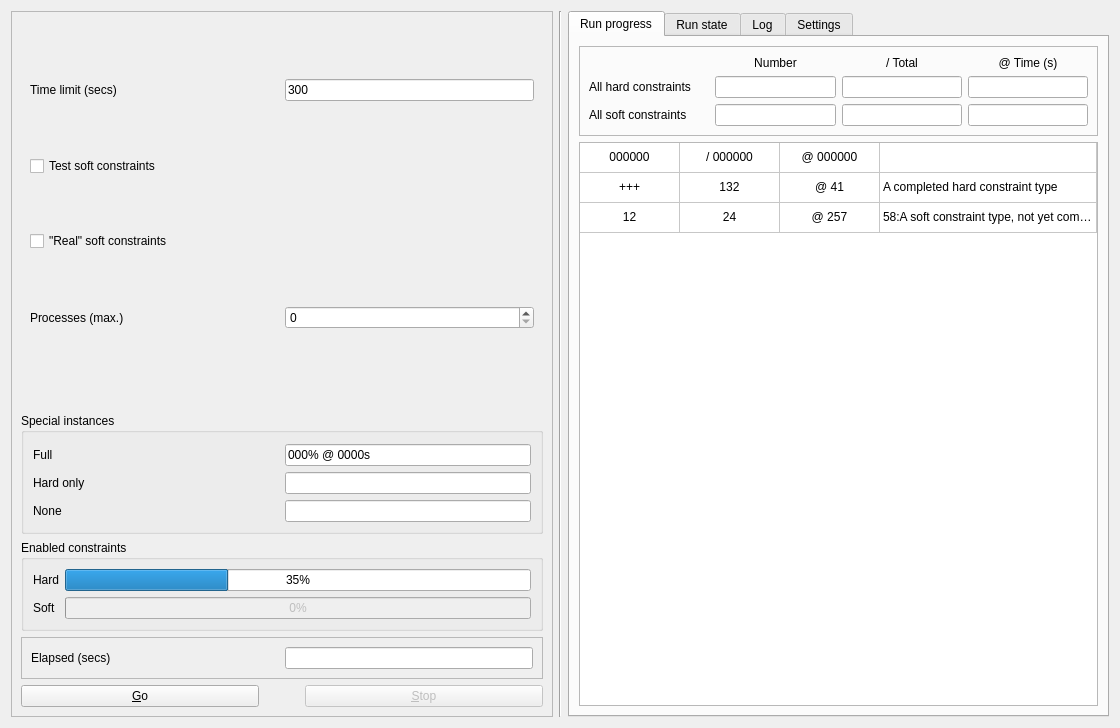
<?xml version="1.0" encoding="UTF-8"?>
<ui version="4.0">
 <class>FetRunner</class>
 <widget class="QWidget" name="FetRunner">
  <property name="geometry">
   <rect>
    <x>0</x>
    <y>0</y>
    <width>1120</width>
    <height>728</height>
   </rect>
  </property>
  <property name="sizePolicy">
   <sizepolicy hsizetype="MinimumExpanding" vsizetype="MinimumExpanding">
    <horstretch>0</horstretch>
    <verstretch>0</verstretch>
   </sizepolicy>
  </property>
  <property name="windowTitle">
   <string notr="true">fetrunner</string>
  </property>
  <layout class="QHBoxLayout" name="horizontalLayout_2">
   <item>
    <widget class="QFrame" name="frame_left">
     <property name="frameShape">
      <enum>QFrame::Shape::StyledPanel</enum>
     </property>
     <property name="frameShadow">
      <enum>QFrame::Shadow::Raised</enum>
     </property>
     <layout class="QVBoxLayout" name="verticalLayout" stretch="1,0,0,0,0">
      <item>
       <widget class="QFrame" name="frame_parameters">
        <layout class="QGridLayout" name="gridLayout_5">
         <item row="3" column="1">
          <widget class="QSpinBox" name="tt_processes"/>
         </item>
         <item row="0" column="0">
          <widget class="QLabel" name="label_3">
           <property name="text">
            <string>Time limit (secs)</string>
           </property>
          </widget>
         </item>
         <item row="1" column="0" colspan="2">
          <widget class="QCheckBox" name="tt_skip_hard">
           <property name="toolTip">
            <string>All hard constraints enabled, set this only if they are all fulfillable.</string>
           </property>
           <property name="text">
            <string>Test soft constraints</string>
           </property>
          </widget>
         </item>
         <item row="3" column="0">
          <widget class="QLabel" name="label_7">
           <property name="text">
            <string>Processes (max.)</string>
           </property>
          </widget>
         </item>
         <item row="0" column="1">
          <widget class="QLineEdit" name="tt_timeout">
           <property name="sizePolicy">
            <sizepolicy hsizetype="Ignored" vsizetype="Fixed">
             <horstretch>0</horstretch>
             <verstretch>0</verstretch>
            </sizepolicy>
           </property>
           <property name="text">
            <string notr="true">300</string>
           </property>
          </widget>
         </item>
         <item row="4" column="1">
          <spacer name="horizontalSpacer_4">
           <property name="orientation">
            <enum>Qt::Orientation::Vertical</enum>
           </property>
           <property name="sizeType">
            <enum>QSizePolicy::Policy::Fixed</enum>
           </property>
           <property name="sizeHint" stdset="0">
            <size>
             <width>80</width>
             <height>20</height>
            </size>
           </property>
          </spacer>
         </item>
         <item row="2" column="0" colspan="2">
          <widget class="QCheckBox" name="tt_real_soft">
           <property name="toolTip">
            <string>Soft constraints will retain their original weights (otherwise they are changed to be hard when running an instance).</string>
           </property>
           <property name="text">
            <string>&quot;Real&quot; soft constraints</string>
           </property>
          </widget>
         </item>
         <item row="4" column="0">
          <spacer name="verticalSpacer">
           <property name="orientation">
            <enum>Qt::Orientation::Vertical</enum>
           </property>
           <property name="sizeType">
            <enum>QSizePolicy::Policy::Fixed</enum>
           </property>
           <property name="sizeHint" stdset="0">
            <size>
             <width>20</width>
             <height>20</height>
            </size>
           </property>
          </spacer>
         </item>
        </layout>
       </widget>
      </item>
      <item>
       <widget class="QGroupBox" name="groupBox">
        <property name="toolTip">
         <string>Instances (runs) with fixed selections of constraints.</string>
        </property>
        <property name="title">
         <string>Special instances</string>
        </property>
        <layout class="QGridLayout" name="gridLayout">
         <item row="3" column="1">
          <widget class="QLineEdit" name="progress_unconstrained">
           <property name="sizePolicy">
            <sizepolicy hsizetype="Ignored" vsizetype="Fixed">
             <horstretch>0</horstretch>
             <verstretch>0</verstretch>
            </sizepolicy>
           </property>
           <property name="minimumSize">
            <size>
             <width>100</width>
             <height>0</height>
            </size>
           </property>
           <property name="toolTip">
            <string/>
           </property>
           <property name="readOnly">
            <bool>true</bool>
           </property>
          </widget>
         </item>
         <item row="2" column="1">
          <widget class="QLineEdit" name="progress_hard_only">
           <property name="sizePolicy">
            <sizepolicy hsizetype="Ignored" vsizetype="Fixed">
             <horstretch>0</horstretch>
             <verstretch>0</verstretch>
            </sizepolicy>
           </property>
           <property name="minimumSize">
            <size>
             <width>100</width>
             <height>0</height>
            </size>
           </property>
           <property name="toolTip">
            <string/>
           </property>
           <property name="readOnly">
            <bool>true</bool>
           </property>
          </widget>
         </item>
         <item row="3" column="0">
          <widget class="QLabel" name="label_15">
           <property name="toolTip">
            <string>No constraints are enabled.</string>
           </property>
           <property name="text">
            <string>None</string>
           </property>
          </widget>
         </item>
         <item row="1" column="1">
          <widget class="QLineEdit" name="progress_complete">
           <property name="sizePolicy">
            <sizepolicy hsizetype="Ignored" vsizetype="Fixed">
             <horstretch>0</horstretch>
             <verstretch>0</verstretch>
            </sizepolicy>
           </property>
           <property name="minimumSize">
            <size>
             <width>100</width>
             <height>0</height>
            </size>
           </property>
           <property name="toolTip">
            <string/>
           </property>
           <property name="text">
            <string notr="true">000% @ 0000s</string>
           </property>
           <property name="readOnly">
            <bool>true</bool>
           </property>
          </widget>
         </item>
         <item row="1" column="0">
          <widget class="QLabel" name="label_13">
           <property name="toolTip">
            <string>All constraints are enabled.</string>
           </property>
           <property name="text">
            <string>Full</string>
           </property>
          </widget>
         </item>
         <item row="0" column="1">
          <spacer name="horizontalSpacer_5">
           <property name="orientation">
            <enum>Qt::Orientation::Horizontal</enum>
           </property>
           <property name="sizeType">
            <enum>QSizePolicy::Policy::Fixed</enum>
           </property>
           <property name="sizeHint" stdset="0">
            <size>
             <width>150</width>
             <height>2</height>
            </size>
           </property>
          </spacer>
         </item>
         <item row="2" column="0">
          <widget class="QLabel" name="label_14">
           <property name="toolTip">
            <string>All hard constraints are enabled, no soft constraints.</string>
           </property>
           <property name="text">
            <string>Hard only</string>
           </property>
          </widget>
         </item>
        </layout>
       </widget>
      </item>
      <item>
       <widget class="QGroupBox" name="groupBox_2">
        <property name="sizePolicy">
         <sizepolicy hsizetype="MinimumExpanding" vsizetype="Fixed">
          <horstretch>0</horstretch>
          <verstretch>0</verstretch>
         </sizepolicy>
        </property>
        <property name="toolTip">
         <string>Overall progress, showing percentage of hard and soft constraints which have been &quot;accepted&quot;.</string>
        </property>
        <property name="title">
         <string>Enabled constraints</string>
        </property>
        <layout class="QFormLayout" name="formLayout_2">
         <item row="1" column="0">
          <widget class="QLabel" name="label_hard">
           <property name="text">
            <string>Hard</string>
           </property>
          </widget>
         </item>
         <item row="2" column="0">
          <widget class="QLabel" name="label_soft">
           <property name="text">
            <string>Soft</string>
           </property>
          </widget>
         </item>
         <item row="1" column="1">
          <widget class="QProgressBar" name="progress_hard">
           <property name="maximum">
            <number>100</number>
           </property>
           <property name="value">
            <number>35</number>
           </property>
           <property name="textVisible">
            <bool>true</bool>
           </property>
           <property name="format">
            <string notr="true">%p%</string>
           </property>
          </widget>
         </item>
         <item row="2" column="1">
          <widget class="QProgressBar" name="progress_soft">
           <property name="enabled">
            <bool>false</bool>
           </property>
           <property name="minimum">
            <number>0</number>
           </property>
           <property name="maximum">
            <number>100</number>
           </property>
           <property name="value">
            <number>0</number>
           </property>
           <property name="textVisible">
            <bool>true</bool>
           </property>
           <property name="invertedAppearance">
            <bool>false</bool>
           </property>
           <property name="format">
            <string notr="true">%p%</string>
           </property>
          </widget>
         </item>
        </layout>
       </widget>
      </item>
      <item>
       <widget class="QFrame" name="frame_elapsed">
        <property name="frameShape">
         <enum>QFrame::Shape::StyledPanel</enum>
        </property>
        <property name="frameShadow">
         <enum>QFrame::Shadow::Raised</enum>
        </property>
        <layout class="QGridLayout" name="gridLayout_3">
         <item row="0" column="1">
          <widget class="QLineEdit" name="elapsed_time">
           <property name="sizePolicy">
            <sizepolicy hsizetype="Ignored" vsizetype="Fixed">
             <horstretch>0</horstretch>
             <verstretch>0</verstretch>
            </sizepolicy>
           </property>
           <property name="text">
            <string/>
           </property>
           <property name="readOnly">
            <bool>true</bool>
           </property>
          </widget>
         </item>
         <item row="0" column="0">
          <widget class="QLabel" name="label_5">
           <property name="text">
            <string>Elapsed (secs)</string>
           </property>
          </widget>
         </item>
        </layout>
       </widget>
      </item>
      <item>
       <layout class="QHBoxLayout" name="horizontalLayout" stretch="0,0,0">
        <item>
         <widget class="QPushButton" name="pb_go">
          <property name="text">
           <string>&amp;Go</string>
          </property>
         </widget>
        </item>
        <item>
         <spacer name="horizontalSpacer_2">
          <property name="orientation">
           <enum>Qt::Orientation::Vertical</enum>
          </property>
          <property name="sizeType">
           <enum>QSizePolicy::Policy::Fixed</enum>
          </property>
          <property name="sizeHint" stdset="0">
           <size>
            <width>40</width>
            <height>20</height>
           </size>
          </property>
         </spacer>
        </item>
        <item>
         <widget class="QPushButton" name="pb_stop">
          <property name="enabled">
           <bool>false</bool>
          </property>
          <property name="text">
           <string>&amp;Stop</string>
          </property>
         </widget>
        </item>
       </layout>
      </item>
     </layout>
    </widget>
   </item>
   <item>
    <widget class="Line" name="line">
     <property name="orientation">
      <enum>Qt::Orientation::Vertical</enum>
     </property>
    </widget>
   </item>
   <item>
    <widget class="QTabWidget" name="tabWidget">
     <property name="currentIndex">
      <number>0</number>
     </property>
     <widget class="QWidget" name="tab_run_progress">
      <attribute name="title">
       <string>Run progress</string>
      </attribute>
      <layout class="QVBoxLayout" name="verticalLayout_4">
       <item>
        <widget class="QFrame" name="frame">
         <property name="frameShape">
          <enum>QFrame::Shape::StyledPanel</enum>
         </property>
         <property name="frameShadow">
          <enum>QFrame::Shadow::Raised</enum>
         </property>
         <layout class="QGridLayout" name="gridLayout_4">
          <item row="0" column="1">
           <widget class="QLabel" name="label_9">
            <property name="text">
             <string>Number</string>
            </property>
            <property name="alignment">
             <set>Qt::AlignmentFlag::AlignCenter</set>
            </property>
           </widget>
          </item>
          <item row="0" column="2">
           <widget class="QLabel" name="label_10">
            <property name="text">
             <string>/ Total</string>
            </property>
            <property name="alignment">
             <set>Qt::AlignmentFlag::AlignCenter</set>
            </property>
           </widget>
          </item>
          <item row="0" column="3">
           <widget class="QLabel" name="label_11">
            <property name="text">
             <string>@ Time (s)</string>
            </property>
            <property name="alignment">
             <set>Qt::AlignmentFlag::AlignCenter</set>
            </property>
           </widget>
          </item>
          <item row="1" column="0">
           <widget class="QLabel" name="label_6">
            <property name="text">
             <string>All hard constraints</string>
            </property>
           </widget>
          </item>
          <item row="1" column="1">
           <widget class="QLineEdit" name="hard_naccepted">
            <property name="sizePolicy">
             <sizepolicy hsizetype="Ignored" vsizetype="Fixed">
              <horstretch>0</horstretch>
              <verstretch>0</verstretch>
             </sizepolicy>
            </property>
            <property name="text">
             <string/>
            </property>
            <property name="alignment">
             <set>Qt::AlignmentFlag::AlignCenter</set>
            </property>
            <property name="readOnly">
             <bool>true</bool>
            </property>
           </widget>
          </item>
          <item row="1" column="2">
           <widget class="QLineEdit" name="hard_nconstraints">
            <property name="sizePolicy">
             <sizepolicy hsizetype="Ignored" vsizetype="Fixed">
              <horstretch>0</horstretch>
              <verstretch>0</verstretch>
             </sizepolicy>
            </property>
            <property name="text">
             <string/>
            </property>
            <property name="alignment">
             <set>Qt::AlignmentFlag::AlignCenter</set>
            </property>
            <property name="readOnly">
             <bool>true</bool>
            </property>
           </widget>
          </item>
          <item row="1" column="3">
           <widget class="QLineEdit" name="hard_tlastchange">
            <property name="sizePolicy">
             <sizepolicy hsizetype="Ignored" vsizetype="Fixed">
              <horstretch>0</horstretch>
              <verstretch>0</verstretch>
             </sizepolicy>
            </property>
            <property name="alignment">
             <set>Qt::AlignmentFlag::AlignCenter</set>
            </property>
            <property name="readOnly">
             <bool>true</bool>
            </property>
           </widget>
          </item>
          <item row="2" column="0">
           <widget class="QLabel" name="label_8">
            <property name="text">
             <string>All soft constraints</string>
            </property>
           </widget>
          </item>
          <item row="2" column="1">
           <widget class="QLineEdit" name="soft_naccepted">
            <property name="sizePolicy">
             <sizepolicy hsizetype="Ignored" vsizetype="Fixed">
              <horstretch>0</horstretch>
              <verstretch>0</verstretch>
             </sizepolicy>
            </property>
            <property name="alignment">
             <set>Qt::AlignmentFlag::AlignCenter</set>
            </property>
            <property name="readOnly">
             <bool>true</bool>
            </property>
           </widget>
          </item>
          <item row="2" column="2">
           <widget class="QLineEdit" name="soft_nconstraints">
            <property name="sizePolicy">
             <sizepolicy hsizetype="Ignored" vsizetype="Fixed">
              <horstretch>0</horstretch>
              <verstretch>0</verstretch>
             </sizepolicy>
            </property>
            <property name="alignment">
             <set>Qt::AlignmentFlag::AlignCenter</set>
            </property>
            <property name="readOnly">
             <bool>true</bool>
            </property>
           </widget>
          </item>
          <item row="2" column="3">
           <widget class="QLineEdit" name="soft_tlastchange">
            <property name="sizePolicy">
             <sizepolicy hsizetype="Ignored" vsizetype="Fixed">
              <horstretch>0</horstretch>
              <verstretch>0</verstretch>
             </sizepolicy>
            </property>
            <property name="alignment">
             <set>Qt::AlignmentFlag::AlignCenter</set>
            </property>
            <property name="readOnly">
             <bool>true</bool>
            </property>
           </widget>
          </item>
         </layout>
        </widget>
       </item>
       <item>
        <widget class="QTableWidget" name="progress_table">
         <property name="editTriggers">
          <set>QAbstractItemView::EditTrigger::NoEditTriggers</set>
         </property>
         <property name="wordWrap">
          <bool>false</bool>
         </property>
         <attribute name="horizontalHeaderVisible">
          <bool>false</bool>
         </attribute>
         <attribute name="horizontalHeaderStretchLastSection">
          <bool>true</bool>
         </attribute>
         <attribute name="verticalHeaderVisible">
          <bool>false</bool>
         </attribute>
         <row>
          <property name="text">
           <string notr="true">Sizes</string>
          </property>
         </row>
         <row>
          <property name="text">
           <string notr="true">Finished</string>
          </property>
         </row>
         <row>
          <property name="text">
           <string notr="true">Running Soft</string>
          </property>
         </row>
         <column>
          <property name="text">
           <string>Accepted</string>
          </property>
         </column>
         <column>
          <property name="text">
           <string>Total</string>
          </property>
         </column>
         <column>
          <property name="text">
           <string>Elapsed</string>
          </property>
         </column>
         <column>
          <property name="text">
           <string>Constraint type</string>
          </property>
         </column>
         <item row="0" column="0">
          <property name="text">
           <string notr="true">000000</string>
          </property>
          <property name="font">
           <font>
            <bold>false</bold>
           </font>
          </property>
          <property name="textAlignment">
           <set>AlignCenter</set>
          </property>
         </item>
         <item row="0" column="1">
          <property name="text">
           <string notr="true">/ 000000</string>
          </property>
          <property name="font">
           <font>
            <bold>false</bold>
           </font>
          </property>
          <property name="textAlignment">
           <set>AlignCenter</set>
          </property>
         </item>
         <item row="0" column="2">
          <property name="text">
           <string notr="true">@ 000000</string>
          </property>
          <property name="font">
           <font>
            <bold>false</bold>
           </font>
          </property>
          <property name="textAlignment">
           <set>AlignCenter</set>
          </property>
         </item>
         <item row="0" column="3">
          <property name="text">
           <string/>
          </property>
          <property name="font">
           <font>
            <bold>false</bold>
            <underline>true</underline>
           </font>
          </property>
         </item>
         <item row="1" column="0">
          <property name="text">
           <string notr="true">+++</string>
          </property>
          <property name="textAlignment">
           <set>AlignCenter</set>
          </property>
         </item>
         <item row="1" column="1">
          <property name="text">
           <string notr="true">132</string>
          </property>
          <property name="textAlignment">
           <set>AlignCenter</set>
          </property>
         </item>
         <item row="1" column="2">
          <property name="text">
           <string notr="true">@ 41</string>
          </property>
          <property name="textAlignment">
           <set>AlignCenter</set>
          </property>
         </item>
         <item row="1" column="3">
          <property name="text">
           <string notr="true">A completed hard constraint type</string>
          </property>
         </item>
         <item row="2" column="0">
          <property name="text">
           <string notr="true">12</string>
          </property>
          <property name="textAlignment">
           <set>AlignCenter</set>
          </property>
         </item>
         <item row="2" column="1">
          <property name="text">
           <string notr="true">24</string>
          </property>
          <property name="textAlignment">
           <set>AlignCenter</set>
          </property>
         </item>
         <item row="2" column="2">
          <property name="text">
           <string notr="true">@ 257</string>
          </property>
          <property name="textAlignment">
           <set>AlignCenter</set>
          </property>
         </item>
         <item row="2" column="3">
          <property name="text">
           <string notr="true">58:A soft constraint type, not yet complete</string>
          </property>
         </item>
        </widget>
       </item>
      </layout>
     </widget>
     <widget class="QWidget" name="tab_run_state">
      <attribute name="title">
       <string>Run state</string>
      </attribute>
      <layout class="QVBoxLayout" name="verticalLayout_3" stretch="0,1,0,0">
       <item>
        <widget class="QLabel" name="label_17">
         <property name="text">
          <string>Completed:</string>
         </property>
        </widget>
       </item>
       <item>
        <widget class="QTableWidget" name="completed_instance_table">
         <property name="editTriggers">
          <set>QAbstractItemView::EditTrigger::NoEditTriggers</set>
         </property>
         <attribute name="horizontalHeaderVisible">
          <bool>false</bool>
         </attribute>
         <attribute name="horizontalHeaderStretchLastSection">
          <bool>true</bool>
         </attribute>
         <attribute name="verticalHeaderVisible">
          <bool>true</bool>
         </attribute>
         <row>
          <property name="text">
           <string notr="true">01</string>
          </property>
         </row>
         <row>
          <property name="text">
           <string notr="true">02</string>
          </property>
         </row>
         <column>
          <property name="text">
           <string>Constraints</string>
          </property>
         </column>
         <column>
          <property name="text">
           <string>Total</string>
          </property>
         </column>
         <column>
          <property name="text">
           <string>Constraint type</string>
          </property>
         </column>
         <item row="0" column="0">
          <property name="text">
           <string notr="true">27</string>
          </property>
          <property name="textAlignment">
           <set>AlignCenter</set>
          </property>
         </item>
         <item row="0" column="1">
          <property name="text">
           <string notr="true">54</string>
          </property>
          <property name="textAlignment">
           <set>AlignCenter</set>
          </property>
         </item>
         <item row="0" column="2">
          <property name="text">
           <string notr="true">Some constraint</string>
          </property>
         </item>
         <item row="1" column="0">
          <property name="text">
           <string notr="true">--- [124]</string>
          </property>
          <property name="textAlignment">
           <set>AlignCenter</set>
          </property>
         </item>
         <item row="1" column="1">
          <property name="text">
           <string notr="true">15</string>
          </property>
          <property name="textAlignment">
           <set>AlignCenter</set>
          </property>
         </item>
         <item row="1" column="2">
          <property name="text">
           <string notr="true">Rejected constraint</string>
          </property>
         </item>
        </widget>
       </item>
       <item>
        <widget class="QLabel" name="label_16">
         <property name="text">
          <string>Currently running:</string>
         </property>
        </widget>
       </item>
       <item>
        <widget class="QTableWidget" name="instance_table">
         <property name="editTriggers">
          <set>QAbstractItemView::EditTrigger::NoEditTriggers</set>
         </property>
         <property name="wordWrap">
          <bool>false</bool>
         </property>
         <attribute name="horizontalHeaderVisible">
          <bool>false</bool>
         </attribute>
         <attribute name="horizontalHeaderCascadingSectionResizes">
          <bool>true</bool>
         </attribute>
         <attribute name="horizontalHeaderStretchLastSection">
          <bool>true</bool>
         </attribute>
         <attribute name="verticalHeaderVisible">
          <bool>false</bool>
         </attribute>
         <row>
          <property name="text">
           <string notr="true">Sizes</string>
          </property>
         </row>
         <row>
          <property name="text">
           <string notr="true">Finished</string>
          </property>
         </row>
         <column>
          <property name="text">
           <string>Progress</string>
          </property>
         </column>
         <column>
          <property name="text">
           <string>Constraints</string>
          </property>
         </column>
         <column>
          <property name="text">
           <string>Time</string>
          </property>
         </column>
         <column>
          <property name="text">
           <string>Timeout</string>
          </property>
         </column>
         <column>
          <property name="text">
           <string>Constraint type</string>
          </property>
         </column>
         <item row="0" column="0">
          <property name="text">
           <string notr="true">0000%</string>
          </property>
          <property name="textAlignment">
           <set>AlignCenter</set>
          </property>
         </item>
         <item row="0" column="1">
          <property name="text">
           <string notr="true">n = 00000</string>
          </property>
          <property name="textAlignment">
           <set>AlignCenter</set>
          </property>
         </item>
         <item row="0" column="2">
          <property name="text">
           <string notr="true">@ 000000</string>
          </property>
          <property name="textAlignment">
           <set>AlignCenter</set>
          </property>
         </item>
         <item row="0" column="3">
          <property name="text">
           <string notr="true">/ 00000</string>
          </property>
          <property name="textAlignment">
           <set>AlignCenter</set>
          </property>
         </item>
         <item row="0" column="4">
          <property name="text">
           <string notr="true">02:Constraint name</string>
          </property>
         </item>
         <item row="1" column="0">
          <property name="text">
           <string notr="true">+++</string>
          </property>
          <property name="textAlignment">
           <set>AlignCenter</set>
          </property>
         </item>
         <item row="1" column="1">
          <property name="text">
           <string notr="true">n = 28</string>
          </property>
          <property name="textAlignment">
           <set>AlignCenter</set>
          </property>
         </item>
         <item row="1" column="2">
          <property name="text">
           <string notr="true">@ 13</string>
          </property>
          <property name="textAlignment">
           <set>AlignCenter</set>
          </property>
         </item>
         <item row="1" column="3">
          <property name="text">
           <string notr="true">/ 10</string>
          </property>
          <property name="textAlignment">
           <set>AlignCenter</set>
          </property>
         </item>
         <item row="1" column="4">
          <property name="text">
           <string notr="true">Some completed instance</string>
          </property>
         </item>
        </widget>
       </item>
      </layout>
     </widget>
     <widget class="QWidget" name="tab_log">
      <attribute name="title">
       <string>Log</string>
      </attribute>
      <layout class="QVBoxLayout" name="verticalLayout_2">
       <item>
        <widget class="QTextEdit" name="logview">
         <property name="styleSheet">
          <string notr="true">background-color: rgb(248, 228, 92);</string>
         </property>
         <property name="undoRedoEnabled">
          <bool>false</bool>
         </property>
         <property name="readOnly">
          <bool>true</bool>
         </property>
         <property name="acceptRichText">
          <bool>false</bool>
         </property>
        </widget>
       </item>
      </layout>
     </widget>
     <widget class="QWidget" name="tab_settings">
      <attribute name="title">
       <string>Settings</string>
      </attribute>
      <layout class="QGridLayout" name="gridLayout_2">
       <item row="0" column="0">
        <widget class="QLabel" name="label_2">
         <property name="text">
          <string>Temporary files</string>
         </property>
        </widget>
       </item>
       <item row="0" column="3">
        <widget class="QLabel" name="tmp_dir_name">
         <property name="text">
          <string notr="true">(fetrunner)</string>
         </property>
        </widget>
       </item>
       <item row="0" column="4">
        <widget class="QPushButton" name="select_tmp_dir">
         <property name="text">
          <string>Select</string>
         </property>
        </widget>
       </item>
       <item row="0" column="5">
        <widget class="QPushButton" name="default_tmp_dir">
         <property name="text">
          <string>Default</string>
         </property>
        </widget>
       </item>
       <item row="1" column="0">
        <spacer name="verticalSpacer_3">
         <property name="orientation">
          <enum>Qt::Orientation::Vertical</enum>
         </property>
         <property name="sizeType">
          <enum>QSizePolicy::Policy::Fixed</enum>
         </property>
         <property name="sizeHint" stdset="0">
          <size>
           <width>20</width>
           <height>20</height>
          </size>
         </property>
        </spacer>
       </item>
       <item row="2" column="0">
        <widget class="QLabel" name="label_4">
         <property name="text">
          <string>FET command</string>
         </property>
        </widget>
       </item>
       <item row="2" column="4">
        <widget class="QPushButton" name="select_fet_path">
         <property name="text">
          <string>Select</string>
         </property>
        </widget>
       </item>
       <item row="2" column="5">
        <widget class="QPushButton" name="default_fet_path">
         <property name="text">
          <string>Default</string>
         </property>
        </widget>
       </item>
       <item row="3" column="0">
        <widget class="QLabel" name="label_12">
         <property name="text">
          <string>FET version</string>
         </property>
        </widget>
       </item>
       <item row="4" column="0">
        <spacer name="verticalSpacer_4">
         <property name="orientation">
          <enum>Qt::Orientation::Vertical</enum>
         </property>
         <property name="sizeType">
          <enum>QSizePolicy::Policy::Fixed</enum>
         </property>
         <property name="sizeHint" stdset="0">
          <size>
           <width>20</width>
           <height>20</height>
          </size>
         </property>
        </spacer>
       </item>
       <item row="5" column="0" colspan="2">
        <widget class="QCheckBox" name="write_fet_file">
         <property name="toolTip">
          <string>... with &quot;_&quot; prefix, in the folder containing the source file</string>
         </property>
         <property name="text">
          <string>Generate fully-constrained FET file</string>
         </property>
        </widget>
       </item>
       <item row="6" column="0">
        <spacer name="verticalSpacer_2">
         <property name="orientation">
          <enum>Qt::Orientation::Vertical</enum>
         </property>
         <property name="sizeType">
          <enum>QSizePolicy::Policy::MinimumExpanding</enum>
         </property>
         <property name="sizeHint" stdset="0">
          <size>
           <width>20</width>
           <height>40</height>
          </size>
         </property>
        </spacer>
       </item>
       <item row="2" column="1" colspan="3">
        <widget class="QLineEdit" name="fet_path">
         <property name="readOnly">
          <bool>true</bool>
         </property>
        </widget>
       </item>
       <item row="0" column="1" colspan="2">
        <widget class="QLineEdit" name="tmp_dir">
         <property name="toolTip">
          <string>Folder for temporary files, preferably RAM-drive (or other in-memory &quot;device&quot;)</string>
         </property>
         <property name="readOnly">
          <bool>true</bool>
         </property>
        </widget>
       </item>
       <item row="7" column="0" colspan="2">
        <widget class="QLabel" name="label_18">
         <property name="text">
          <string>&lt;html&gt;&lt;head/&gt;&lt;body&gt;&lt;p&gt;&lt;span style=&quot; font-weight:700;&quot;&gt;fetrunner&lt;/span&gt; version&lt;/p&gt;&lt;/body&gt;&lt;/html&gt;</string>
         </property>
        </widget>
       </item>
       <item row="7" column="3" colspan="3">
        <widget class="QLineEdit" name="fetrunner_version">
         <property name="sizePolicy">
          <sizepolicy hsizetype="Ignored" vsizetype="Fixed">
           <horstretch>0</horstretch>
           <verstretch>0</verstretch>
          </sizepolicy>
         </property>
         <property name="readOnly">
          <bool>true</bool>
         </property>
        </widget>
       </item>
       <item row="3" column="1" colspan="5">
        <widget class="QLineEdit" name="fet_version">
         <property name="readOnly">
          <bool>true</bool>
         </property>
        </widget>
       </item>
      </layout>
     </widget>
    </widget>
   </item>
  </layout>
 </widget>
 <resources/>
 <connections/>
</ui>
